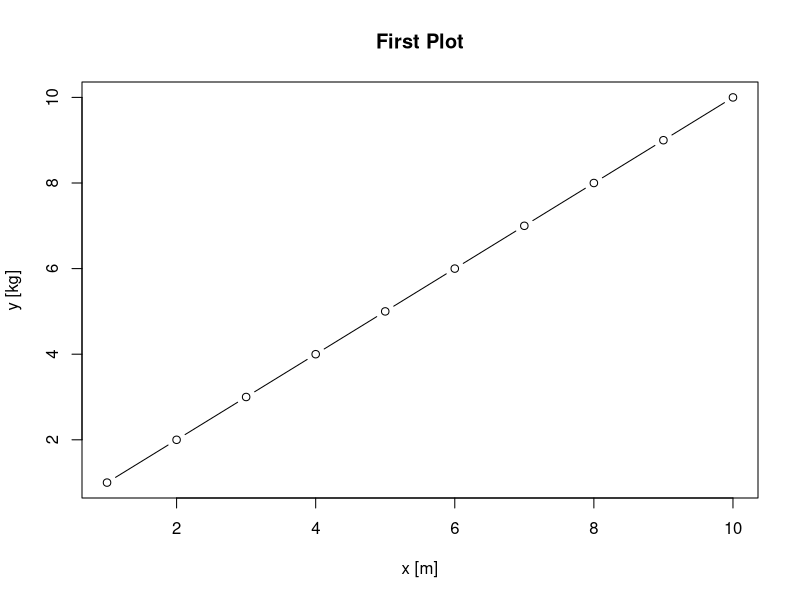
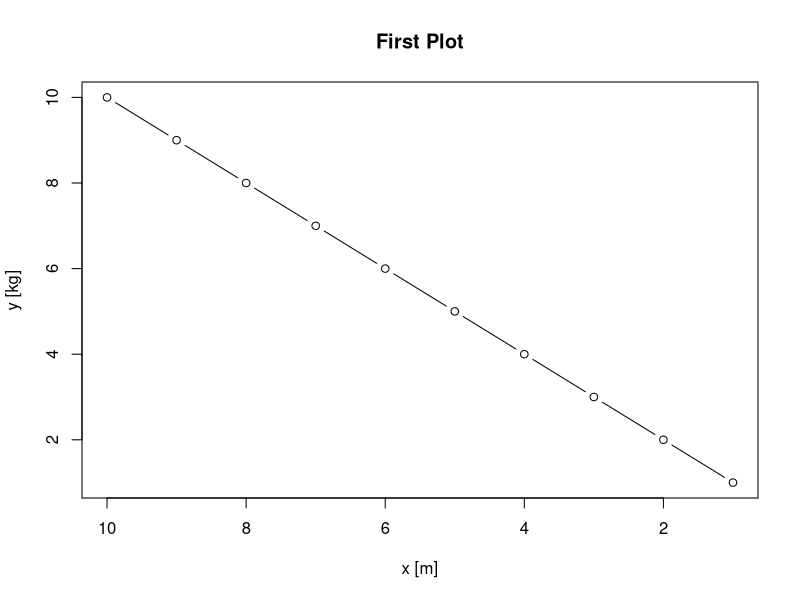
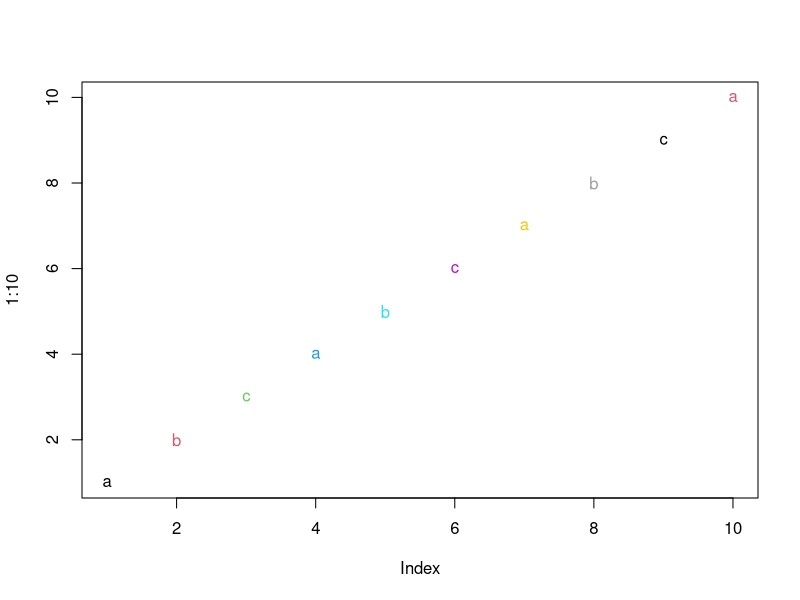
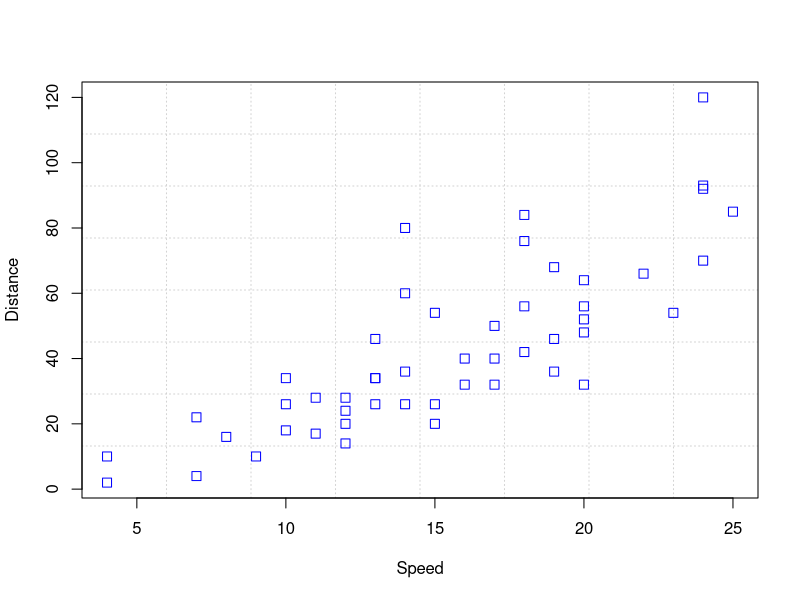
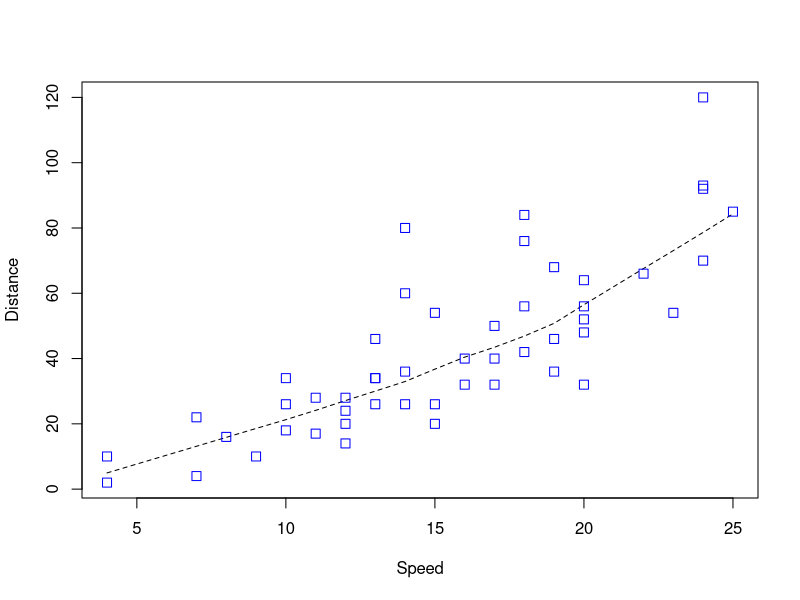
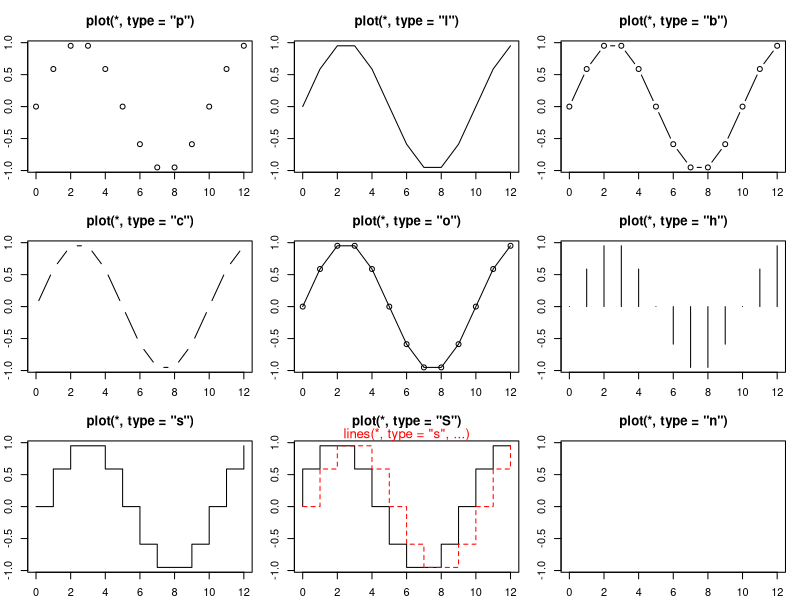
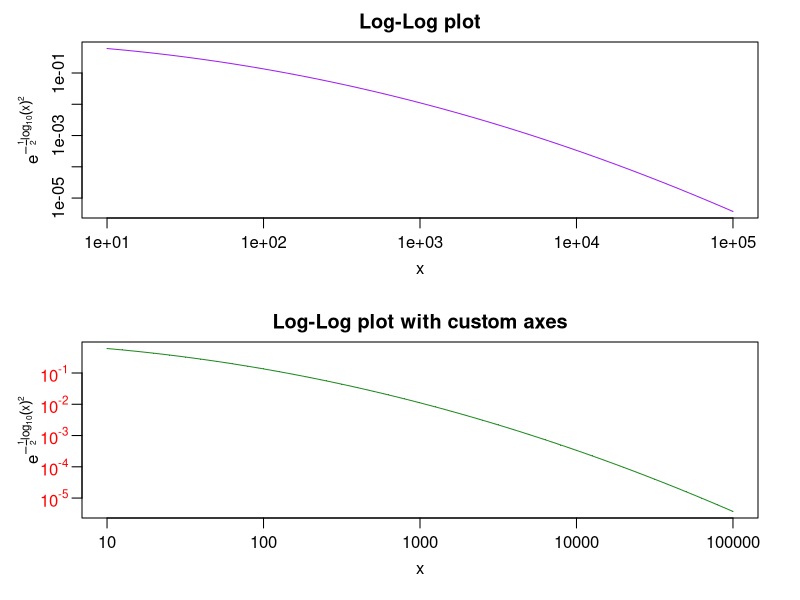

The R script that drew these images, in order:
x <- 1:10
y <- 1:10
# help("plot")
plot(x,y, type = "b", main = "First Plot", xlab = "x [m]", ylab = "y [kg]")
# xの座標を反対方向にする
plot(x,y, type = "b", main = "First Plot", xlab = "x [m]", ylab = "y [kg]", xlim = c(10,1))

# plot color
plot(1:10, col = 1:10, pch = c("a", "b", "c"))

# ex). cars
Speed <- cars$speed
Distance <- cars$dist
plot(Speed, Distance, panel.first = grid(8, 8),
     pch = 0, cex = 1.2, col = "blue")
plot(Speed, Distance,
     panel.first = lines(stats::lowess(Speed, Distance), lty = "dashed"),
     pch = 0, cex = 1.2, col = "blue")

## Show the different plot types
x <- 0:12
y <- sin(pi/5 * x)
op <- par(mfrow = c(3,3), mar = .1+ c(2,2,3,1))
for (tp in c("p","l","b",  "c","o","h",  "s","S","n")) {
  plot(y ~ x, type = tp, main = paste0("plot(*, type = \"", tp, "\")"))
  if(tp == "S") {
    lines(x, y, type = "s", col = "red", lty = 2)
    mtext("lines(*, type = \"s\", ...)", col = "red", cex = 0.8)
  }
}
par(op)

##--- Log-Log Plot  with  custom axes
lx <- seq(1, 5, length = 41)
yl <- expression(e^{-frac(1,2) * {log[10](x)}^2})
y <- exp(-.5*lx^2)
op <- par(mfrow = c(2,1), mar = par("mar")-c(1,0,2,0), mgp = c(2, .7, 0))
plot(10^lx, y, log = "xy", type = "l", col = "purple",
     main = "Log-Log plot", ylab = yl, xlab = "x")
plot(10^lx, y, log = "xy", type = "o", pch = ".", col = "forestgreen",
     main = "Log-Log plot with custom axes", ylab = yl, xlab = "x",
     axes = FALSE, frame.plot = TRUE)
my.at <- 10^(1:5)
axis(1, at = my.at, labels = formatC(my.at, format = "fg"))
e.y <- -5:-1 ; at.y <- 10^e.y
axis(2, at = at.y, col.axis = "red", las = 1,
     labels = as.expression(lapply(e.y, function(E) bquote(10^.(E)))))
par(op)

